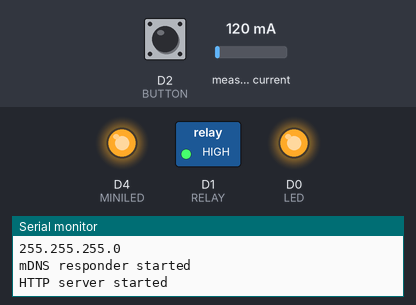
Simulated run of this sketch. Board: ESP8266 (NodeMCU). On the bench: switched loads named in the sketch (green lamp = pin HIGH), output pins drawn as LEDs (lit = HIGH), the last lines printed to the serial monitor. Inputs (shaded band) come from the test bench; at power-on: D2 (BUTTON) LOW, measured current 120 mA. WiFi joins after 1.5 s; servers stay silent unless stated; storage starts empty.

Above: at 2.7 s.
2.8 s: D2 (BUTTON) pulled HIGH for 0.15 s
At 3.4 s:
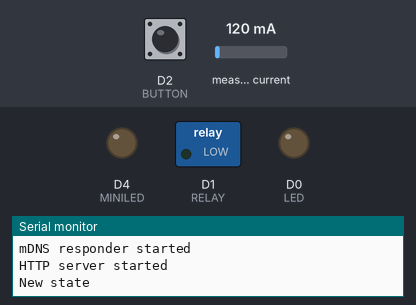
4.4 s: measured current set to 40 mA
6.5 s: measured current set to 500 mA
Timing chart, 0 to 9.5 s (numbered marks = the images above; inputs shaded):
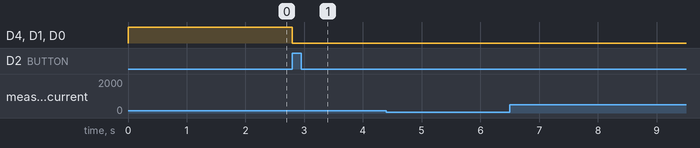

Measured:
- after the input at 2.8 s, D4 (MINILED), D1 (RELAY), D0 (LED): HIGH → LOW at once

The sketch:

SmartPlug.ino
```cpp
// (licence header left out)
#include <FS.h>               // https://github.com/esp8266/Arduino/blob/master/cores/esp8266/FS.h
#include <WiFiManager.h>      // https://github.com/tzapu/WiFiManager
#include <ESP8266mDNS.h>      // https://github.com/esp8266/Arduino/tree/master/libraries/ESP8266mDNS
#include <ESP8266WebServer.h> // https://github.com/esp8266/Arduino/tree/master/libraries/ESP8266WebServer
#include <ACS712.h>           // https://github.com/RobTillaart/ACS712

#define DEBUG

#ifdef DEBUG
#define debugbegin(x) Serial.begin(x)
#define debug(x)    Serial.println(x)
#else
#define debugbegin(x)
#define debug(x)
#endif

#define LED     D0
#define RELAY   D1
#define BUTTON  D2
#define MINILED D4
#define OFF     HIGH
#define ON      LOW

const long interval = 5000;
unsigned long debounceCnt = 0;
unsigned long previousMillis = 0;
unsigned calibrationCnt = 0;
bool calibrationDone = 0;
bool debounceFlag = 0;
bool sample = 0;
bool state = OFF;
bool writeDone = 0;

ESP8266WebServer server(80); // Create a webserver object that listens for HTTP requests on port 80
ACS712 ACS(A0, 3.3, 1023, 185); // Create a current sensor object

inline void setPlug() { // Turns the plug on/off
  digitalWrite(RELAY, state);
  digitalWrite(LED, state);
  digitalWrite(MINILED, state);
  debug("New state " + state);
  if (state == ON) {
    calibrationDone = 0;
  }
}

bool handleFileRead(String path) { // Handles HTTP file read requests
  if (path.endsWith("/cmd/on")) {
    state = ON;
    setPlug();
    debug("Command On!");
    server.send(404, "text/plain", "Turned On!");
    return true;
  } else if (path.endsWith("/cmd/off")) {
    state = OFF;
    setPlug();
    debug("Command Off!");
    server.send(404, "text/plain", "Turned Off!");
    return true;
  } else if (SPIFFS.exists(path)) {
    File file = SPIFFS.open(path, "r");
    size_t sent = server.streamFile(file, "text/plain");
    file.close();
    debug(String("\tSent file: ") + path);
    return true;
  }
  debug(String("\tFile Not Found: ") + path);
  return false;
}

void startServer() { // Starts an HTTP server with a file read handler
  server.onNotFound([]() {
    if (!handleFileRead(server.uri())) {
      server.send(404, "text/plain", "404: Not Found");
    }
  });
  server.begin();
  debug("HTTP server started");
}

void setupSpiffs() {  // Initializes the SPI Flash File System
  debug("Mounting FS...");
  if (SPIFFS.begin()) {
    debug("FS mounted");
    if (SPIFFS.exists("/current.log")) {
      SPIFFS.remove("/current.log");
    }
  } else {
    debug("Failed to mount FS!");
    ESP.restart();
    delay(5000);
  }
}

String getId() { // Returns a unique identifier made out of MAC adrs.
  String out = "";
  byte mac[6];
  WiFi.macAddress(mac);
  for (byte i = 0; i < 6; ++i) {
    char buf[3];
    sprintf(buf, "%02X", mac[i]);
    out += buf;
  }
  out += "SP";
  return out;
}

void setup() {
  debugbegin(115200);
  debug("");
  pinMode(RELAY, OUTPUT);
  pinMode(LED, OUTPUT);
  pinMode(MINILED, OUTPUT);
  setPlug();
  pinMode(BUTTON, INPUT);
  WiFi.mode(WIFI_STA); // Explicitly set Wi-Fi mode, ESP defaults to STA+AP
  setupSpiffs();
  WiFiManager wm; // Local initialization - Once its magic is done, there is no need to keep it around
  if (!wm.autoConnect(/* SSID */ getId().c_str(), /* Pass */ "12345678")) { // Let the Wi-Fi manager does its magic
    debug("Failed to set up Wi-Fi!");
    ESP.restart();
    delay(5000);
  }
  digitalWrite(LED, ON);
  digitalWrite(MINILED, ON);
  debug("Wi-Fi Connected!");
  debug("Local IP");
  debug(WiFi.localIP());
  debug(WiFi.gatewayIP());
  debug(WiFi.subnetMask());
  if (!MDNS.begin(getId())) { // Start the mDNS responder for .local
    debug("Failed to set up mDNS responder!");
    ESP.restart();
    delay(5000);
  }
  debug("mDNS responder started");
  startServer();
  MDNS.addService("http", "tcp", 80);
  ACS.autoMidPoint(50); // Auto calibrates current sensor - Setting the AC voltage frequency in Hz
  digitalWrite(LED, OFF);
  digitalWrite(MINILED, OFF);
}

void loop() {
  unsigned long currentMillis = millis();
  MDNS.update();
  server.handleClient();
  if (currentMillis - previousMillis >= interval) {
    previousMillis = currentMillis;
    sample = 1;
    if (calibrationDone == 0 && state == OFF) { // Auto calibrates current sensor once the plug has been off for a while
      if (calibrationCnt == 6) {
        ACS.autoMidPoint(50);
        calibrationDone = 1;
        calibrationCnt = 0;
      } else {
        calibrationCnt++;
      }
    }
  }
  if (debounceFlag == 1) { // Handles touch button digital signal in a responsive and sensible manner
    debounceCnt++;
    if (debounceCnt > 0x5A5A) {
      debounceFlag = 0;
      debounceCnt = 0;
    }
  } else if (digitalRead(BUTTON) == HIGH) {
    debounceFlag = 1;
    debounceCnt = 0;
    state = !state;
    setPlug();
  }
  if (sample == 1) { // Sample and log raw current sensor value - 2 bytes per sample
    int mA = ACS.mA_AC(50);
    debug("mA: " + mA);
    debug("Watt: " + String((220.0 * mA) / 1000.0));
    if (writeDone == 0) {
      File current = SPIFFS.open("/current.log", "a");
      if (current.size() == (512 * 1024)) {
        writeDone = 1;
      } else {
        current.write((byte)(mA & 0xff));
        current.write((byte)((mA & 0xff00) >> 8));
      }
      current.close();
    }
    sample = 0;
  }
}
```
